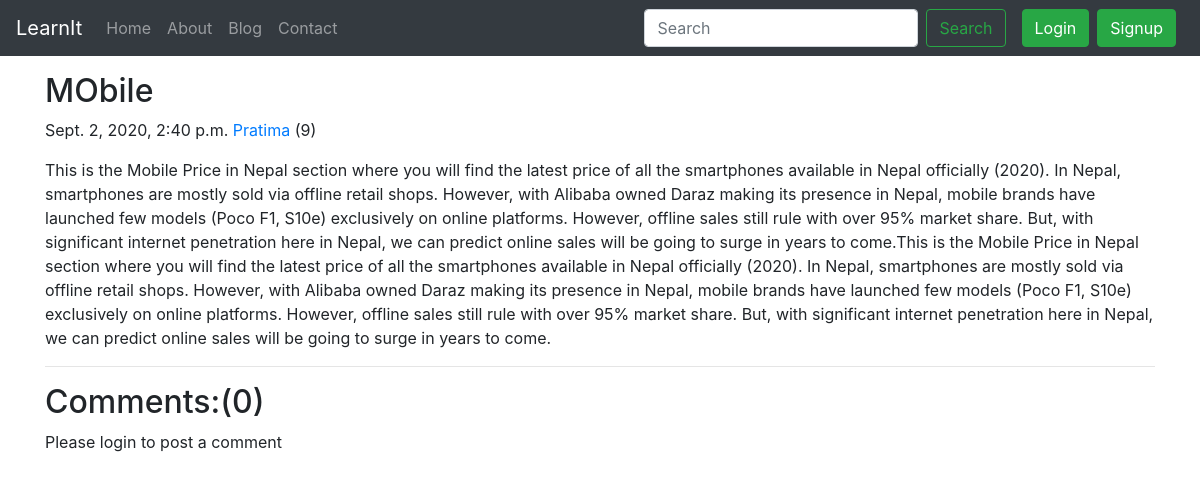
/blog/mobile-nepal, run on the app's committed database.
### blog/models.py (models this page shows, shortened)
class Post(models.Model):
    sno = models.AutoField(primary_key=True)
    title = models.CharField(max_length=100)
    content = models.TextField()
    author = models.CharField(max_length=12)
    slug = models.CharField(max_length=120)
    views = models.IntegerField(default=0)
    timeStamp = models.DateTimeField(blank=True)

### blog/views.py (the view)
# urls.py: path('<str:slug>', views.blogPost, name='blogPost'),
@csrf_exempt
def blogPost(request, slug):
    post = Post.objects.filter(slug=slug).first()
    post.views = post.views + 1
    post.save()
    comments = BlogComment.objects.filter(post=post, parent=None)
    replies = BlogComment.objects.filter(post=post).exclude(parent=None)
    replyDict = {}
    for reply in replies:
        if reply.parent.sno not in replyDict.keys():
            replyDict[reply.parent.sno] = [reply]
        else:
            replyDict[reply.parent.sno].append(reply)
    context = {'post': post, 'comments': comments,
               'user': request.user, 'replyDict': replyDict}
    return render(request, 'blog/blogPost.html', context)

### templates/blog/blogPost.html (shortened to what this page needs)
{% extends 'base.html' %}
{% block body %}
{% load humanize %}
{% load extras %}
<div class="container my-3">
        <h2 class="blog-post-title">{{post.title}}</h2>
        <p class="blog-post-meta">{{post.timeStamp}} <a href="/about">{{post.author}}</a> (<span>{{post.views}}</span>)</p>
        <p>{{post.content|safe}}</p>
        <hr>
      </div>
      <div class="container">
      <h2>Comments:({{comments.count}})</h2>
      <div class="my-2">
      {% if user.is_authenticated %}
         <form action="/blog/postComment" method="post">{% csrf_token %}
  <div class="form-group">
    <label for="exampleInputEmail1"><strong>Comments:</strong></label>
    <input type="text" name="comment" class="form-control" placeholder="Enter your comment">
  </div>
  <input type="hidden" name="postSno" value="{{post.sno}}">
  <input type="hidden" name="postSno" value="">
  <button type="submit" class="btn btn-primary">Submit</button>
</form>
      {% else %}
     <p>Please login to post a comment</p>
      {% endif %}
</div>
</div>
{% endblock body %}

### data on the page
Post: title "MObile", timeStamp "Sept. 2, 2020, 2:40 p.m.", author "Pratima", views "9", content "This is the Mobile Price in Nepal section where you will find the latest price of all the smartphones available in Nepal officially (2020). In Nepal, smartphones are mostly sold via offline retail shops. However, with Alibaba owned Daraz making its presence in Nepal, mobile brands have launched few models (Poco F1, S10e) exclusively on online platforms. However, offline sales still rule with over 95% market share. But, with significant internet penetration here in Nepal, we can predict online sales will be going to surge in years to come.This is the Mobile Price in Nepal section where you will find the latest price of all the smartphones available in Nepal officially (2020). In Nepal,…"

### other printed values
{{ comments.count }} "0"
